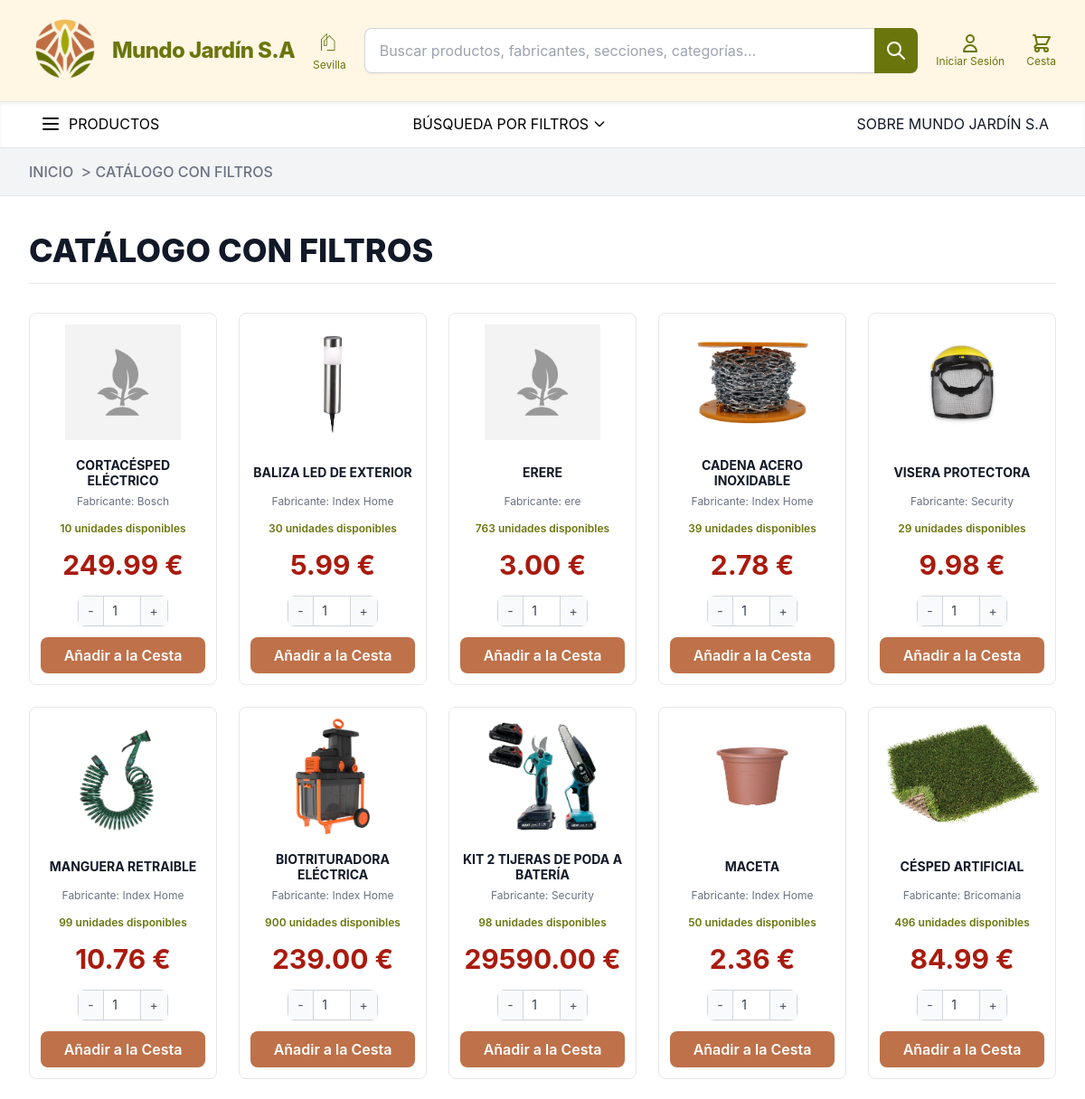
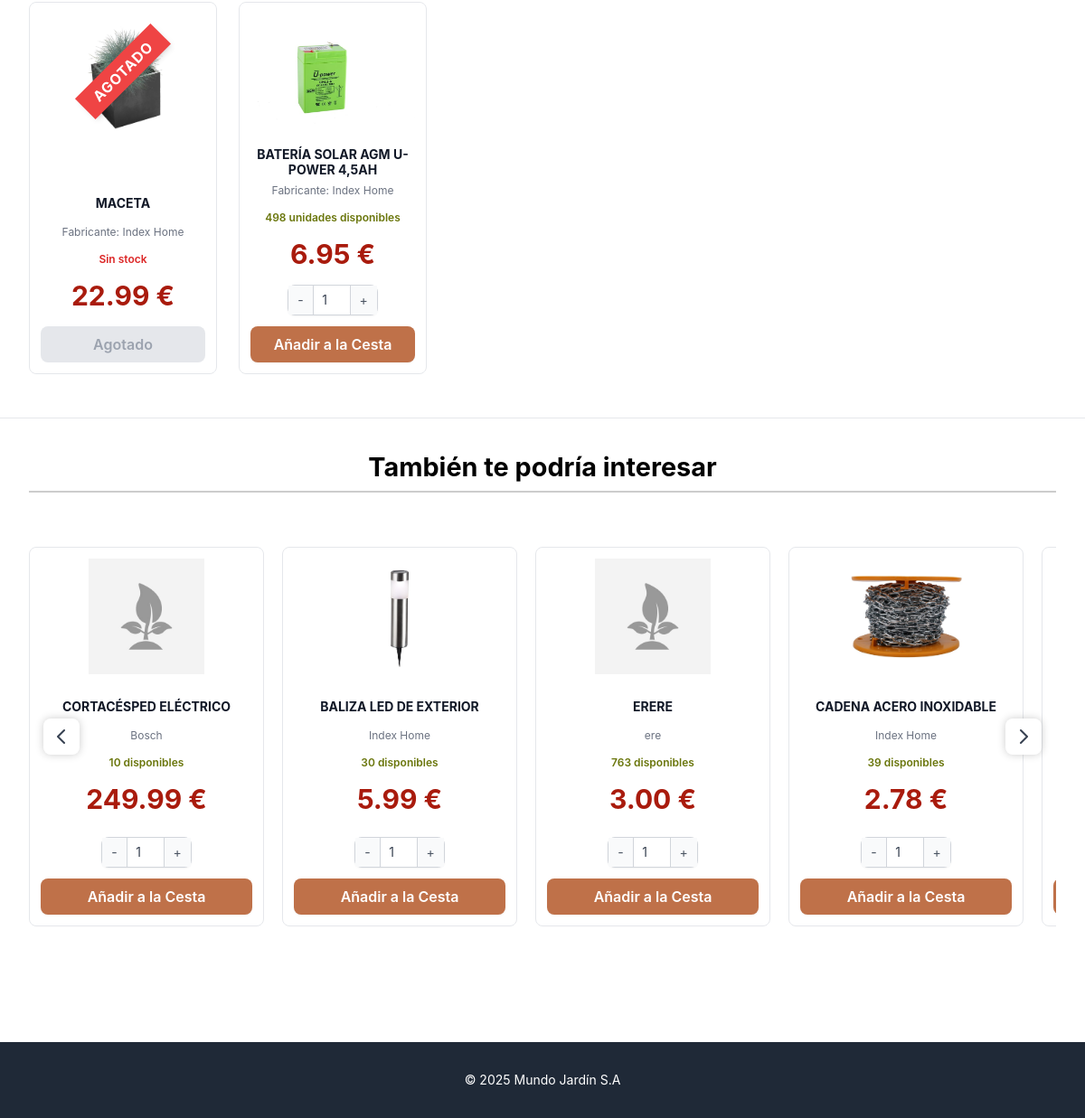
/filtros/, run on the app's committed database (2 pictures, top to bottom).
### home/models.py (models this page shows, shortened)
class Producto(models.Model):
    nombre= models.CharField(max_length=200)
    descripcion= models.TextField()
    departamento= models.CharField(max_length=200)
    seccion=models.CharField(max_length=50, choices=Seccion.choices)
    fabricante=models.CharField(max_length=200)
    categoria=models.CharField(max_length=50, choices=Categoria.choices)
    precio= models.DecimalField(max_digits=10, decimal_places=2)
    stock=models.IntegerField(default=0)
    imagen = models.ImageField(upload_to='Imgproductos/', null=True, blank=True)
    esta_agotado= models.BooleanField(default=False)
    esta_destacado= models.BooleanField(default=False)
    orden = models.PositiveIntegerField(default=0, blank=False, null=False)
    class Meta:
        ordering = ['orden']

### home/views.py (the view)
# urls.py: path('filtros/', views.catalogo, name='filtros_globales'),
def catalogo(request, categoria=None):
    productos_a_mostrar = Producto.objects.all()
    categoria_valor = None
    template_name = 'catalogo.html'
    filtros_activos = False
    precio_rango_str = request.GET.get('precio', '')
    fabricante_seleccionado = request.GET.get('fabricante', '')
    seccion_filtro_seleccionada = request.GET.get('seccion_filtro', '')
    if categoria:
        categoria_valor = categoria.upper()
        productos_a_mostrar = productos_a_mostrar.filter(categoria=categoria_valor)
        categoria_display = categoria_valor.replace('_', ' ')
    else:
        if request.resolver_match.url_name == 'home':
            productos_a_mostrar = Producto.objects.filter(esta_destacado=True)
            template_name = 'index.html'
            categoria_display = None
        elif request.resolver_match.url_name == 'filtros_globales':
            categoria_display = 'CATÁLOGO CON FILTROS'
        else:
            categoria_display = 'CATÁLOGO COMPLETO'
    q_filtros = Q()
    if precio_rango_str:
        try:
            min_precio, max_precio = map(float, precio_rango_str.split('-'))
            q_filtros &= Q(precio__gte=min_precio) & Q(precio__lte=max_precio)
            filtros_activos = True
        except ValueError: pass
    if fabricante_seleccionado:
        q_filtros &= Q(fabricante__iexact=fabricante_seleccionado)
        filtros_activos = True
    if seccion_filtro_seleccionada:
        q_filtros &= Q(seccion=seccion_filtro_seleccionada)
        filtros_activos = True
    if q_filtros:
        productos_a_mostrar = productos_a_mostrar.filter(q_filtros)
    productos_random = Producto.objects.filter(stock__gt=0).order_by('?')[:10]
    _calcular_desglose_precio(productos_a_mostrar)
    _calcular_desglose_precio(productos_random)
    contexto = {
        'productos_destacados': productos_a_mostrar,
        'productos_random': productos_random,
        'categoria_actual': categoria_display,
        'opciones_filtro': obtener_opciones_filtro(),
        'filtros_activos': filtros_activos,
        'precio_seleccionado': precio_rango_str,
        'fabricante_seleccionado': fabricante_seleccionado,
        'seccion_filtro_seleccionada': seccion_filtro_seleccionada,
        'es_catalogo': template_name == 'catalogo.html',
    }
    return render(request, template_name, contexto)

### home/templates/catalogo.html (shortened to what this page needs)
{% extends "base.html" %}
{% block breadcrumbs %}
    <li>
        <span class="text-lg text-gray-500">></span>
        <span class="text- font-medium text-gray-500 hover:text-[#bf7149]">
            {{ categoria_actual }}
        </span>
    </li>
{% endblock breadcrumbs %}
{% block content %}
{% load static %}
<main class="py-10">
    <div class="max-w-7xl mx-auto px-4 sm:px-6 lg:px-8">
        <h1 class="text-4xl font-extrabold text-gray-900 mb-4">
            {{ categoria_actual }}
        </h1>
        <hr class="mb-8">
        {% if productos_destacados %}
            <div class="grid grid-cols-2 sm:grid-cols-3 md:grid-cols-4 lg:grid-cols-5 gap-6 xl:gap-8">
                {% for producto in productos_destacados %}
                    <div class="bg-white rounded-lg p-3 flex flex-col items-center justify-between transition duration-300 ease-in-out transform hover:shadow-hard-halo hover:scale-[1.02] relative group border border-gray-200">
                        <a href="{% url 'detalle_producto' pk=producto.pk %}" class="w-full flex flex-col flex-grow text-gray-900 no-underline">
                            <div class="relative w-full h-32 mb-4 flex justify-center items-center">
                                {% if producto.imagen %}
                                    <img src="{{ producto.imagen.url }}" alt="Imagen de {{ producto.nombre }}"
                                         class="max-h-full max-w-full object-contain mix-blend-multiply">
                                {% else %}
                                    <img src="{% static 'imagen1.jpg' %}" alt="Imagen por defecto"
                                         class="max-h-full max-w-full object-contain mix-blend-multiply opacity-50">
                                {% endif %}
                                {% if producto.stock <= 0 %}
                                <div class="absolute inset-0 flex items-center justify-center pointer-events-none">
                                    <span class="bg-red-500 text-white text-base font-bold text-center uppercase tracking-wider py-1 px-4 transform -rotate-45 whitespace-nowrap shadow-md">
                                    </span>
                                </div>
                                {% endif %}
                            </div>
                            <div class="w-full text-center flex-grow flex flex-col justify-end">
                                <h4 class="text-sm font-bold uppercase text-gray-900 leading-tight mb-1 line-clamp-2 min-h-[2.5rem] flex items-center justify-center">
                                    {{ producto.nombre|upper }}
                                </h4>
                                <p class="text-xs text-gray-500 mb-2">
                                    Fabricante: {{ producto.fabricante }}
                                </p>
                                <div class="mb-3">
                                    {% if producto.stock > 0 %}
                                        <span class="text-xs font-semibold text-[#6a760c]">
                                            {{ producto.stock }} unidades disponibles
                                        </span>
                                    {% else %}
                                        <span class="text-xs font-semibold text-red-600">
                                            Sin stock
                                        </span>
                                    {% endif %}
                                </div>
                                <span class="text-3xl font-bold mb-4 text-[#A91B0D]">
                                    {{ producto.precio|floatformat:2 }} €
                                </span>
                            </div>
                        </a>
                        <div class="w-full mt-auto relative z-20">
                            {% if not user.is_authenticated or not user.is_staff %}
                                {% if producto.stock > 0 %}
                                    <form class="add-to-cart-form w-full" data-product-id="{{ producto.pk }}">
                                    <div class="flex items-center justify-center gap-0 border border-gray-300 rounded-lg mb-3 mx-auto w-fit bg-white shadow-sm">
                                        <button type="button"
                                                onclick="changeQuantity(this, -1)"
                                                class="px-2.5 py-1.5 bg-gray-50 hover:bg-gray-100 border-r border-gray-300 transition text-gray-600 text-sm">
                                            -
                                        </button>
                                        <input type="number"
                                            name="cantidad"
                                            class="quantity-input w-10 text-center border-none focus:ring-0 focus:outline-none text-gray-700 text-sm"
                                            value="1"
                                            min="1"
                                            max="{{ producto.stock }}"
                                            readonly>
                                        <button type="button"
                                                onclick="changeQuantity(this, 1)"
                                                class="px-2.5 py-1.5 bg-gray-50 hover:bg-gray-100 border-l border-gray-300 transition text-gray-600 text-sm">
                                            +
                                        </button>
                                    </div>
                                    <button type="submit"
                                            class="w-full py-2 bg-[#bf7149] text-white font-semibold rounded-lg hover:bg-yellow-600 transition duration-300 shadow-sm">
                                        Añadir a la Cesta
                                    </button>
                                </form>
                                {% else %}
                                    <button disabled class="w-full py-2 bg-gray-200 text-gray-400 font-semibold rounded-lg cursor-not-allowed">
                                        Agotado
                                    </button>
                                {% endif %}
                            {% endif %}
                        </div>
                    </div>
                {% endfor %}
            </div>
        {% else %}
            <div class="p-6 bg-[#f9fdf2] border-l-4 border-[#bf7149] text-[#bf7149] rounded-lg">
                <p class="font-semibold">¡Lo sentimos!</p>
                <p>Actualmente no hay productos disponibles.</p>
            </div>
        {% endif %}
    </div>
    {% if productos_destacados %}
    <div class="related-products-section border-t pt-8 mt-12 max-w-7xl mx-auto px-4 sm:px-6 lg:px-8">
        <h2 style="font-size: 1.8em; text-align: center; font-weight: bold; margin-bottom: 20px; border-bottom: 2px solid #ccc; padding-bottom: 5px;">
            También te podría interesar
        </h2>
        <div class="carousel-container" style="position: relative;">
            <div id="product-carousel" class="product-list flex overflow-x-hidden scroll-smooth gap-5 py-10 select-none">
                {% for producto in productos_destacados %}
                <div class="bg-white rounded-lg p-3 flex flex-col items-center justify-between transition duration-300 ease-in-out transform hover:shadow-hard-halo hover:scale-[1.02] border border-gray-200 relative"
                     style="flex: 0 0 260px; min-width: 260px;">
                    <a href="{% url 'detalle_producto' pk=producto.pk %}" class="w-full flex flex-col flex-grow text-gray-900 no-underline">
                        <div class="relative w-full h-32 mb-4 flex justify-center items-center">
                            {% if producto.imagen %}
                                <img src="{{ producto.imagen.url }}" alt="{{ producto.nombre }}" class="max-h-full max-w-full object-contain mix-blend-multiply">
                            {% else %}
                                <img src="{% static 'imagen1.jpg' %}" alt="Default" class="max-h-full max-w-full object-contain mix-blend-multiply opacity-50">
                            {% endif %}
                        </div>
                        <div class="w-full text-center flex-grow flex flex-col justify-end">
                            <h4 class="text-sm font-bold uppercase text-gray-900 leading-tight mb-1 line-clamp-2 h-10 flex items-center justify-center">
                                {{ producto.nombre|upper }}
                            </h4>
                            <p class="text-xs text-gray-500 mb-2">{{ producto.fabricante }}</p>
                            <div class="mb-3">
                                {% if producto.stock > 0 %}
                                    <span class="text-xs font-semibold text-[#6a760c]">{{ producto.stock }} disponibles</span>
                                {% else %}
                                    <span class="text-xs font-semibold text-red-600">Sin stock</span>
                                {% endif %}
                            </div>
                            <span class="text-3xl font-bold mb-4 text-[#A91B0D]">
                                {{ producto.precio|floatformat:2 }} €
                            </span>
                        </div>
                    </a>
                    <div class="w-full mt-2 relative z-20">
                        {% if not user.is_authenticated or not user.is_staff %}
                            {% if producto.stock > 0 %}
                                <form class="add-to-cart-form w-full" data-product-id="{{ producto.pk }}">
                                    <div class="flex items-center justify-center gap-0 border border-gray-300 rounded-lg mb-3 mx-auto w-fit bg-white shadow-sm">
                                        <button type="button"
                                                onclick="changeQuantity(this, -1)"
                                                class="px-2.5 py-1.5 bg-gray-50 hover:bg-gray-100 border-r border-gray-300 transition text-gray-600 text-sm">
                                            -
                                        </button>
                                        <input type="number"
                                            name="cantidad"
                                            class="quantity-input w-10 text-center border-none focus:ring-0 focus:outline-none text-gray-700 text-sm"
                                            value="1"
                                            min="1"
                                            max="{{ producto.stock }}"
                                            readonly>
                                        <button type="button"
                                                onclick="changeQuantity(this, 1)"
                                                class="px-2.5 py-1.5 bg-gray-50 hover:bg-gray-100 border-l border-gray-300 transition text-gray-600 text-sm">
                                            +
                                        </button>
                                    </div>
                                    <button type="submit"
                                            class="w-full py-2 bg-[#bf7149] text-white font-semibold rounded-lg hover:bg-yellow-600 transition duration-300 shadow-sm">
                                        Añadir a la Cesta
                                    </button>
                                </form>
                            {% else %}
                                <button disabled class="w-full py-2 bg-gray-100 text-gray-400 font-semibold rounded-md border-2 border-gray-200 cursor-not-allowed">
                                    Agotado
                                </button>
                            {% endif %}
                        {% endif %}
                    </div>
                </div>
                {% endfor %}
            </div>
            <button id="prev-btn" class="absolute top-1/2 left-0 transform -translate-y-1/2 ml-4 w-10 h-10 flex items-center justify-center bg-white rounded-lg shadow-hard-halo hover:bg-gray-100 transition z-40">
                <svg class="h-6 w-6 text-gray-700" fill="none" stroke="currentColor" viewBox="0 0 24 24"><path stroke-linecap="round" stroke-linejoin="round" stroke-width="2" d="M15 19l-7-7 7-7"></path></svg>
            </button>
            <button id="next-btn" class="absolute top-1/2 right-0 transform -translate-y-1/2 mr-4 w-10 h-10 flex items-center justify-center bg-white rounded-lg shadow-hard-halo hover:bg-gray-100 transition z-40">
                <svg class="h-6 w-6 text-gray-700" fill="none" stroke="currentColor" viewBox="0 0 24 24"><path stroke-linecap="round" stroke-linejoin="round" stroke-width="2" d="M9 5l7 7-7 7"></path></svg>
            </button>
        </div>
    </div>
    {% endif %}
</main>
{% endblock content %}

### data on the page
Producto: nombre "CORTACÉSPED ELÉCTRICO", fabricante "Bosch", stock "10", precio "249.99", cantidad "1"
Producto: imagen (picture), nombre "BALIZA LED DE EXTERIOR", fabricante "Index Home", stock "30", precio "5.99", cantidad "1"
Producto: nombre "ERERE", fabricante "ere", stock "763", precio "3.00", cantidad "1"
Producto: imagen (picture), nombre "CADENA ACERO INOXIDABLE", fabricante "Index Home", stock "39", precio "2.78", cantidad "1"
Producto: imagen (picture), nombre "VISERA PROTECTORA", fabricante "Security", stock "29", precio "9.98", cantidad "1"
Producto: imagen (picture), nombre "MANGUERA RETRAIBLE", fabricante "Index Home", stock "99", precio "10.76", cantidad "1"
Producto: imagen (picture), nombre "BIOTRITURADORA ELÉCTRICA", fabricante "Index Home", stock "900", precio "239.00", cantidad "1"
Producto: imagen (picture), nombre "KIT 2 TIJERAS DE PODA A BATERÍA", fabricante "Security", stock "98", precio "29590.00", cantidad "1"
Producto: imagen (picture), nombre "MACETA", fabricante "Index Home", stock "50", precio "2.36", cantidad "1"
Producto: imagen (picture), nombre "CÉSPED ARTIFICIAL", fabricante "Bricomania", stock "496", precio "84.99", cantidad "1"
Producto: imagen (picture), nombre "MACETA", fabricante "Index Home", stock "Sin stock", precio "22.99"
Producto: imagen (picture), nombre "BATERÍA SOLAR AGM U-POWER 4,5AH", fabricante "Index Home", stock "498", precio "6.95", cantidad "1"

### other printed values
{{ categoria_actual }} "CATÁLOGO CON FILTROS"
